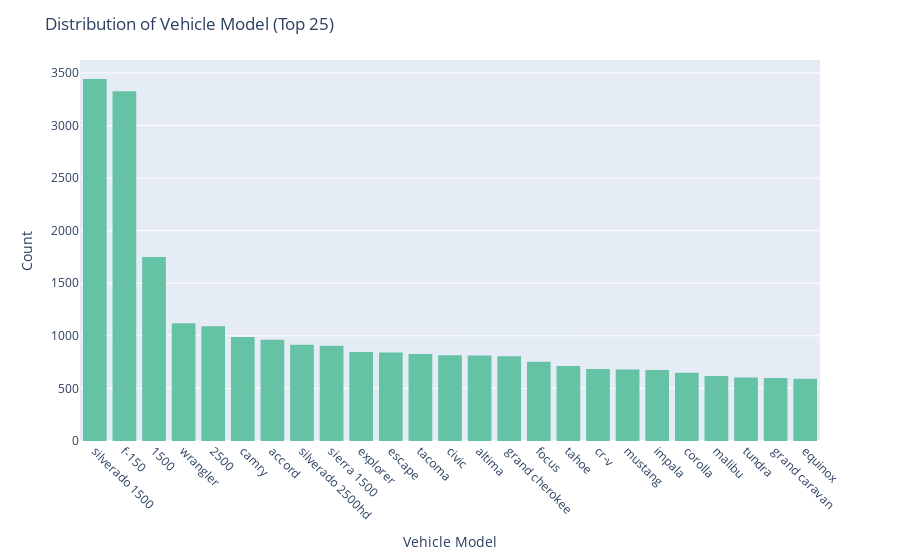

Here is the notebook cell this chart was saved with:
### Code cell
# model distribution (top 20)

model_counts = vehicles_df['model'].value_counts()
top_n_models = model_counts.head(25)
model_dist_fig = px.histogram(x=top_n_models.index, y=top_n_models.values)
model_dist_fig.update_xaxes(tickangle=45) 
model_dist_fig.update_layout(title_text="Distribution of Vehicle Model (Top 25)", yaxis_title='Count', xaxis_title='Vehicle Model', bargap=0.2)
model_dist_fig.update_traces(marker_color='rgb(102, 194, 165)')
model_dist_fig.show()

### Figure 1 — Plotly figure (JSON) as saved in the notebook; plotly's stock layout.template omitted (floating-point values rounded to 4 significant figures)
{"data": [{"alignmentgroup": "True", "bingroup": "x", "histfunc": "sum", "hovertemplate": "x=%{x}<br>sum of y=%{y}<extra></extra>", "legendgroup": "", "marker": {"color": "rgb(102, 194, 165)", "pattern": {"shape": ""}}, "name": "", "offsetgroup": "", "orientation": "v", "showlegend": false, "type": "histogram", "x": ["silverado 1500", "f-150", "1500", "wrangler", "2500", "camry", "accord", "silverado 2500hd", "sierra 1500", "explorer", "escape", "tacoma", "civic", "altima", "grand cherokee", "focus", "tahoe", "cr-v", "mustang", "impala", "corolla", "malibu", "tundra", "grand caravan", "equinox"], "xaxis": "x", "y": [3442, 3326, 1750, 1119, 1091, 990, 964, 915, 906, 847, 841, 827, 815, 813, 806, 754, 713, 685, 681, 674, 650, 617, 603, 598, 591], "yaxis": "y"}], "layout": {"bargap": 0.2, "barmode": "relative", "legend": {"tracegroupgap": 0}, "margin": {"t": 60}, "title": {"text": "Distribution of Vehicle Model (Top 25)"}, "xaxis": {"anchor": "y", "domain": [0, 1], "tickangle": 45, "title": {"text": "Vehicle Model"}}, "yaxis": {"anchor": "x", "domain": [0, 1], "title": {"text": "Count"}}}}
